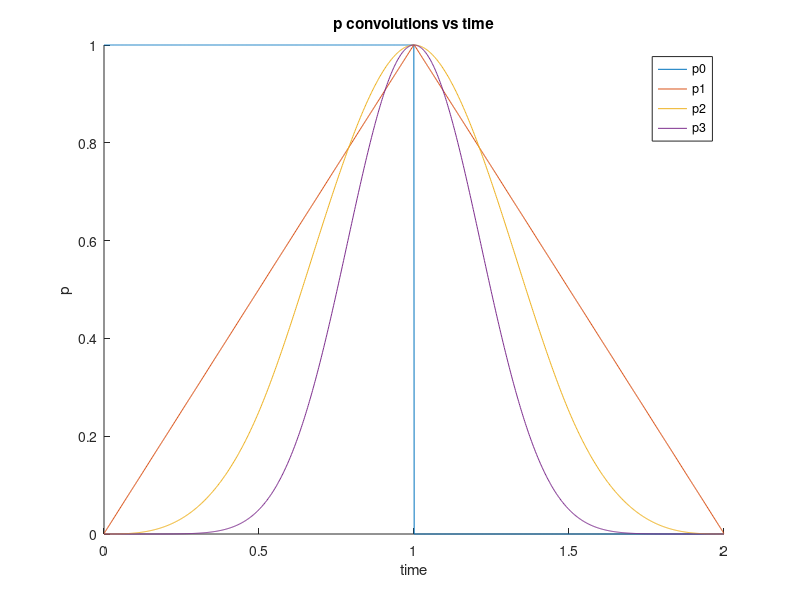
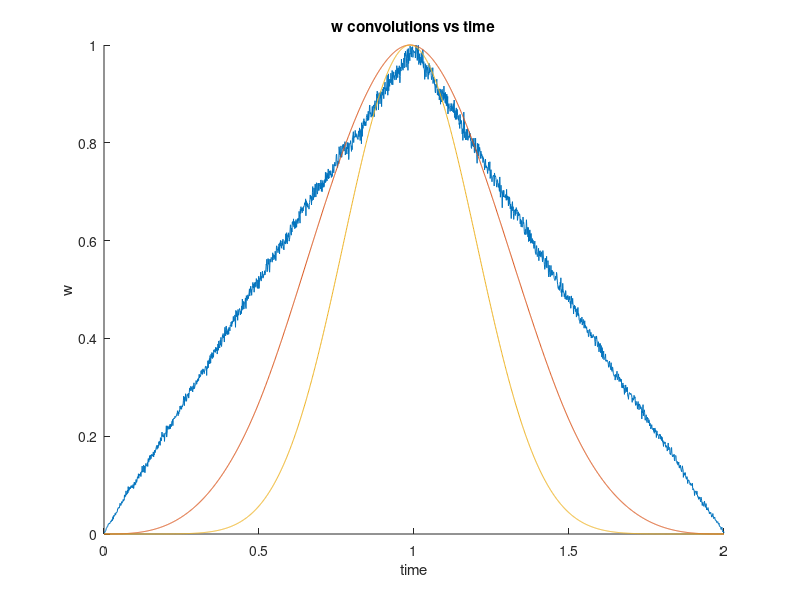
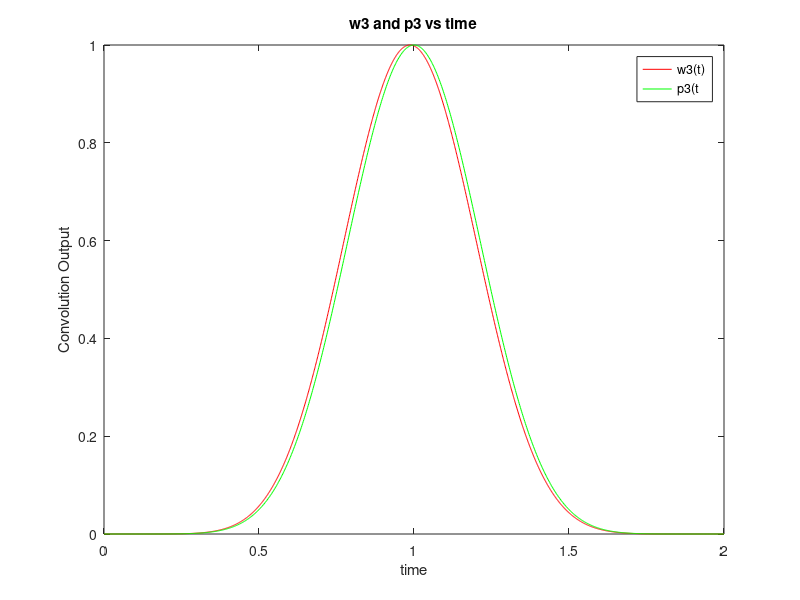
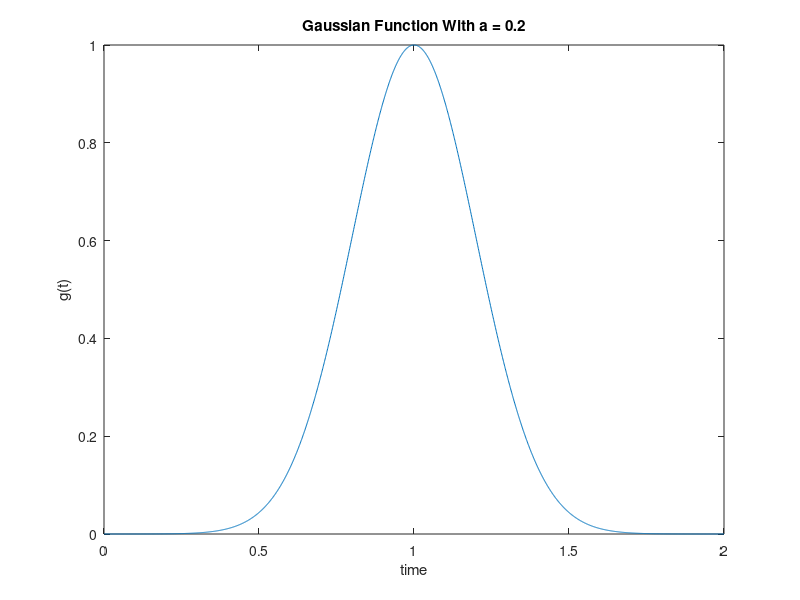

Source code (MATLAB) for these figures, in order:
% Lab 2 Part 3

t = linspace(0,2,1000); %time vector
tp0 = linspace(0,2,2000);

p0 = [ones(1,1000), zeros(1,1000)]; %1000 ones then 1000 zeros

p1 = conv(p0,p0); % convolution
p1 = downsample(p1,2); %scaled time
p1_max = max(p1); %max value 
p1 = p1/p1_max; %scaled output

p2 = conv(p1,p1);
p2 = downsample(p2,2);
p2_max = max(p2);
p2 = p2/p2_max;

p3 = conv(p2,p2);
p3 = downsample(p3,2);
p3_max = max(p3);
p3 = p3/p3_max;

figure;
hold on;
plot(tp0,p0)
xlabel('time')
ylabel('p')
title('p convolutions vs time')

plot(t,p1(1:1000))

plot(t,p2(1:1000))

plot(t,p3(1:1000))

legend('p0','p1','p2','p3')
hold off;
%part g

t = linspace(0,2,2000); %time vector

w0 = rand(1,2000);
soundsc(w0,2000); % sounds like wind

w1 = conv(w0,w0); 
w1 = downsample(w1,2);
w1_max = max(w1);
w1 = w1 / w1_max;

w2 = conv(w1,w1);
w2 = downsample(w2,2);
w2_max = max(w2);
w2 = w2/w2_max;

w3 = conv(w2,w2);
w3 = downsample(w3,2);
w3_max = max(w3);
w3 = w3/w3_max;

figure
hold on

plot(t,w1)
xlabel('time')
ylabel('w')
title('w convolutions vs time')

plot(t,w2)

plot(t,w3)


hold off;

%part j
tp = linspace(0,2,1000); % Scales t so that p is nonzero
figure
plot(t,w3,'r',tp,p3(1:1000),'g')
xlabel('time')
ylabel('Convolution Output')
title('w3 and p3 vs time')
legend('w3(t)', 'p3(t')

%part l 
a = 0.2;
g = @(t) exp(-.5*(((t-1)/a).^2));
figure
plot(t,g(t));
title('Gaussian Function With a = 0.2')
xlabel('time')
ylabel('g(t)')
% plot of Gaussian looks the same as w3 and similar to w3 and p3
% p3 is shifted, but looks identical to w3



